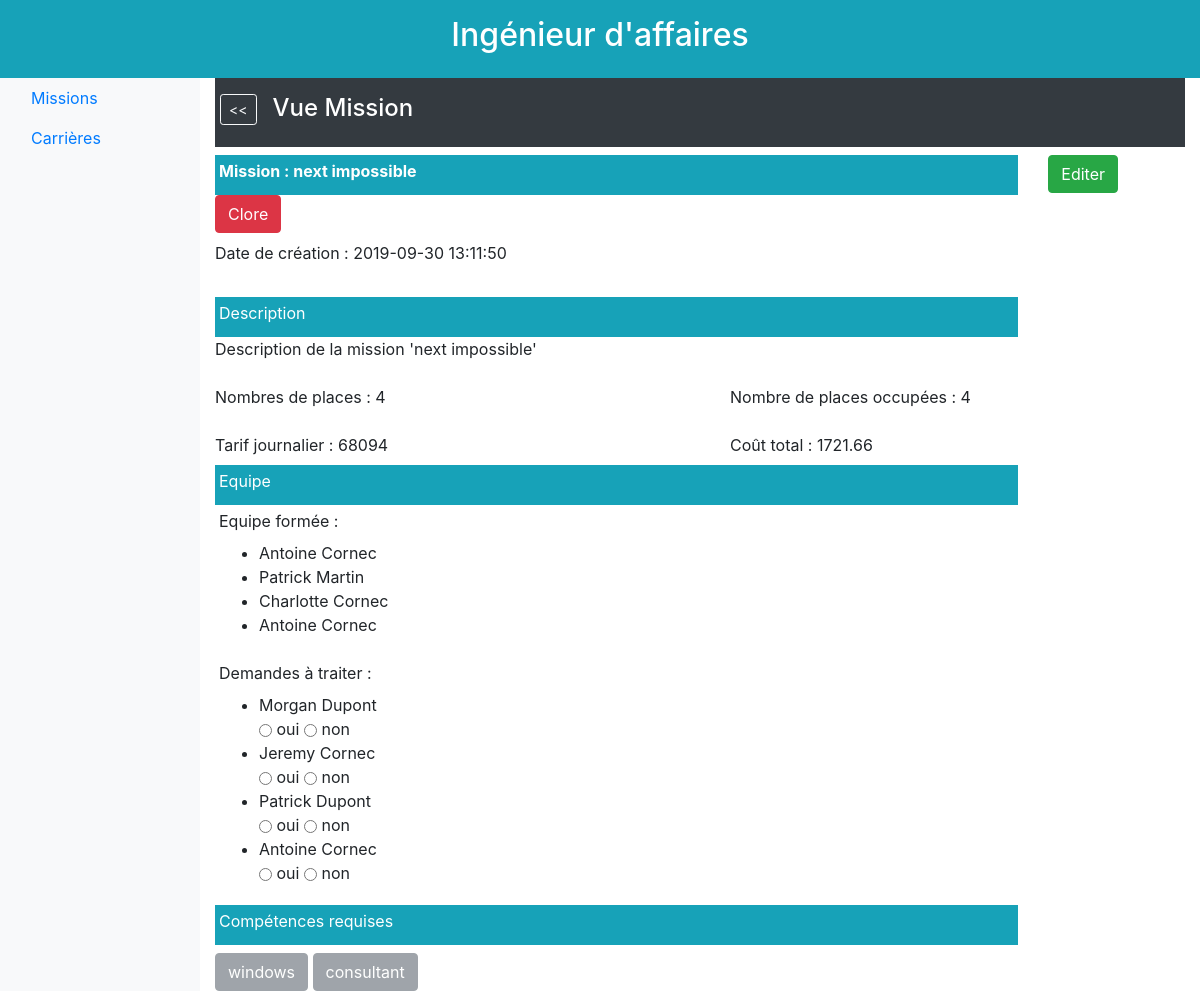
Page /12/affaire/missions/vue/12/ on the committed database.
### database/models.py (models this page shows)
class Mission(db.Model):
    id = db.Column(db.Integer, primary_key=True)
    titre = db.Column(db.String(64), unique=True)
    description = db.Column(db.Text, unique=True)
    effectifs_max = db.Column(db.Integer)
    prix_vente = db.Column(db.Integer)
    statut = db.Column(db.Text)
    date_creation = db.Column(db.DateTime)
    responsable_id = db.Column(db.Integer, db.ForeignKey('ingenieur.id'))
    souhaits = db.relationship('Souhait', backref='mission', lazy='dynamic')
    besoins = db.relationship('Besoin', backref='mission', lazy='dynamic')
    affectations = db.relationship('Affectation', backref='mission', lazy='dynamic')

class Ingenieur(db.Model):
    id = db.Column(db.Integer, primary_key=True)
    nom_court = db.Column(db.Text, unique=True) #unique ??
    prenom = db.Column(db.Text)
    nom_famille = db.Column(db.Text)
    site = db.Column(db.Text)
    email = db.Column(db.Text, unique=True)
    taux_journalier = db.Column(db.Float)
    statut = db.Column(db.Text) #a traiter, ajouté par mes soins
    estCommercial = db.Column(db.Boolean) #ajouté par mes soins
    certifications = db.relationship('Certification', backref='ingenieur', lazy='dynamic')
    souhaits = db.relationship('Souhait', backref='ingenieur', lazy='dynamic')
    affectations = db.relationship('Affectation', backref='ingenieur', lazy='dynamic')
    responsabilites_missions = db.relationship('Mission', backref='responsable', lazy='dynamic')

class Competence(db.Model):
    id = db.Column(db.Integer, primary_key=True)
    nom = db.Column(db.String(64), unique=True)
    certifications = db.relationship('Certification', backref='competence', lazy='dynamic')
    besoins = db.relationship('Besoin', backref='competence', lazy='dynamic')

### app.py (the view)
@app.route('/<id>/affaire/missions/vue/<missionId>/')
def affaire_mission_vue(id, missionId):
    mission = get_mission_by_id(missionId)
    competences = get_competence_of_mission(missionId)
    equipeForme = get_participants_actuels_of_mission(missionId)
    postulants = get_postulant_by_mission(missionId)
    coutTT = get_cout_of_mission(missionId)
    return render_template("homepage_affaire_mission_vue.html.jinja2"
                           , id=id
                           , mission=mission
                           , competences=competences
                           , equipeForme=equipeForme
                           , postulants=postulants
                           , coutTT=coutTT
                           )

### database/functions.py (called while the page is built)
def get_mission_by_id(mission_id):
    return Mission.query.filter_by(id=mission_id).first()

def get_postulant_by_mission(id_mission):
    return [get_engineer_by_id(s.ingenieur_id) for s in Souhait.query.filter_by(mission_id=id_mission).all()]

def get_participants_actuels_of_mission(mission_id):
    mission = get_mission_by_id(mission_id)
    id_inges = [a.ingenieur_id for a in list(mission.affectations)]
    participants = [get_engineer_by_id(id) for id in id_inges]
    return participants

def get_cout_of_mission(mission_id):
    coutTT = 0
    for inge in get_participants_actuels_of_mission(mission_id):
        coutTT += inge.taux_journalier
    return coutTT

def get_engineer_by_id(engineer_id):
    return Ingenieur.query.filter_by(id=engineer_id).first()

def get_competence_of_mission(mission_id):
    mission = get_mission_by_id(mission_id)
    compe_ids = [b.competence_id for b in list(mission.besoins)]
    compes = [Competence.query.filter_by(id=cid).first() for cid in compe_ids]
    return compes

### templates/homepage_affaire_mission_vue.html.jinja2
{% extends "homepage_affaire.html.jinja2" %}
{% block body %}
    <div class="p-3 mb-2 bg-dark text-white size-6 font-weight-bold">
        <div class="row">
            <div class="mr-3 ml-1">
                <button type="button" class="btn btn-outline-light btn-sm"
                        onclick="location.href='/{{ id }}/affaire/missions/aAffecter/';">&lt;&lt;
                </button>
            </div>
            <div class="">
                <h4>Vue Mission</h4>
            </div>
        </div>
    </div>
    <div class="">
        <div class="row mb-2">
            <div class="col-md-10">
                <div class="p-1 bg-info text-white size-6 font-weight-bold">
                    <label for="Name">Mission : </label>
                    <label>{{ mission.titre }}</label>
                </div>
            </div>
            <div class="col-md justify-content-end">
                <button type="button" class="btn btn-success"
                        onclick="location.href='/{{ id }}/affaire/missions/vue/{{ mission.id }}/edit/';">Editer
                </button>
            </div>
            <div class="col-md justify-content-end">
                <button type="button" class="btn btn-danger">
                        Clore
                </button>
            </div>
        </div>
        <div class="row">
            <div class="mb-2 col-md-10">
                <div class="form-group">
                    <label for="date">Date de création :</label>
                    <label>{{ mission.date_creation }}</label>
                </div>
            </div>
        </div>
        <div class="row">
            <div class="col-md-10">
                <div class="p-1  bg-info text-white size-6">
                    <label for="description">Description</label>
                </div>
                <div class="form-group">
                    <label>{{ mission.description }}</label>
                </div>
            </div>
         </div>
        <div class="row">
            <div class="col-md-6 mb-">
                <div class="form-group">
                    <label for="nbPlace">Nombres de places :</label>
                    <span>{{ mission.effectifs_max }}</span>
                </div>
            </div>
            <div class="col-md-6">
                <div class="col size-4">
                    <label for="places">Nombre de places occupées :</label>
                    <span>{{ equipeForme|length }}</span>
                </div>
            </div>
        </div>
        <div class="row">
            <div class="col-md-6">
                <div class=" size-4">
                    <label for="places"> Tarif journalier : </label>
                    <span>{{ mission.prix_vente }}</span>
                </div>
            </div>
            <div class="col-md-6">
                <div class="col size-4">
                    <label> Coût total :</label>
                    <span>{{ coutTT }}</span>
                </div>
            </div>
        </div>
        <div class="row">
            <div class="col-md-10">
                <div class="p-1  bg-info text-white size-6">
                    <label for="description">Equipe</label>
                </div>
            </div>
        </div>
        <div class="row">
            <div class="col-md-6 ">
                <div class="p-1 size-4">
                    <label for="places"> Equipe formée : </label>
                    <ul>
                        {% for personne in equipeForme %}
                            <li>{{ personne.prenom }} {{ personne.nom_famille }}</li>
                        {% endfor %}
                    </ul>
                </div>
            </div>
        </div>
        <div class="row">
            <div class="col-md-6 ">
                <div class="p-1 size-4">
                    <label for="places">Demandes à traiter :</label>
                    <form action="{{ url_for("process_form_data", id=id, missionId=mission.id) }}"
                          method="post"
                          class="needs-validation" novalidate="">
                        <ul>
                            {% for postulant in postulants %}
                                <li>{{ postulant.prenom }} {{ postulant.nom_famille }}</li>
                                <input type="radio" name="validation" value="accepté" class="btn btn-primary"/> oui
                                <input type="radio" name="validation" value="refusé" class="btn btn-primary"/> non
                            {% endfor %}
                        </ul>
                    </form>
                </div>
            </div>
        </div>
        <div class="row">
            <div class="col-md-10 ">
                <div class="p-1  bg-info text-white size-6 mb-2">
                    <label for="competences">Compétences requises</label>
                </div>
                {% for competence in competences %}
                    <button type="button" class="btn btn-secondary" disabled>{{ competence.nom }}</button>
                {% endfor %}
            </div>
        </div>
    </div>
{% endblock %}

### rows in the picture
Mission: titre "next impossible", date_creation "2019-09-30 13:11:50", description "Description de la mission 'next impossible'", effectifs_max "4", prix_vente "68094"
Ingenieur: prenom "Antoine", nom_famille "Cornec"
Ingenieur: prenom "Patrick", nom_famille "Martin"
Ingenieur: prenom "Charlotte", nom_famille "Cornec"
Ingenieur: prenom "Morgan", nom_famille "Dupont"
Ingenieur: prenom "Jeremy", nom_famille "Cornec"
Ingenieur: prenom "Patrick", nom_famille "Dupont"
Competence: nom "windows"
Competence: nom "consultant"

### other values in the picture
{{ equipeForme|length }} "4"
{{ coutTT }} "1721.66"
